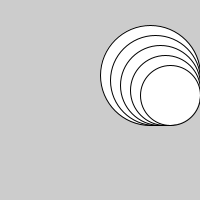
Frame 1 (no input)
Frame 2 (the mouse pressed at the canvas centre, redrawn once): identical to frame 1, image omitted

The Processing sketch that drew this single still picture (run headless with seeded random() and noise(); the mouse was pressed at the canvas centre and the sketch redrawn once):

// Processing sketch: sketch_9_6
// ── sketch_9_6.pde


void setup (){
  noLoop();
  size(200,200);
  cirkels();
}

void draw(){
  
}

void cirkels() {
  float sizeC = 100;
  for (float i = 0; i < 5; i++) {
    ellipse(200 - sizeC / 2, 125 - sizeC / 2, sizeC, sizeC);
    sizeC = sizeC - 10;
  }
}
